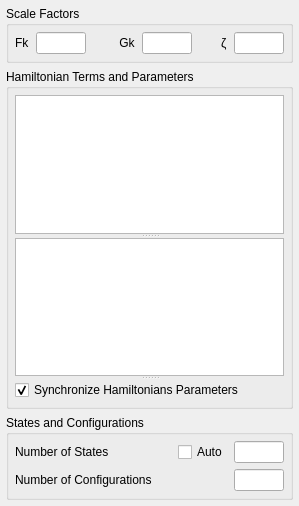
<?xml version="1.0" encoding="UTF-8"?>
<ui version="4.0">
 <class>hamiltonianPage</class>
 <widget class="QWidget" name="hamiltonianPage">
  <property name="geometry">
   <rect>
    <x>0</x>
    <y>0</y>
    <width>299</width>
    <height>506</height>
   </rect>
  </property>
  <property name="windowTitle">
   <string>Form</string>
  </property>
  <layout class="QVBoxLayout" name="verticalLayout">
   <property name="leftMargin">
    <number>6</number>
   </property>
   <property name="topMargin">
    <number>6</number>
   </property>
   <property name="rightMargin">
    <number>6</number>
   </property>
   <property name="bottomMargin">
    <number>6</number>
   </property>
   <item>
    <widget class="QGroupBox" name="scaleFactorsGroupBox">
     <property name="toolTip">
      <string>&lt;html&gt;&lt;head/&gt;&lt;body&gt;&lt;p&gt;Use the input boxes to change the scale factors for a specific type of atomic integrals; Slater radial integrals (direct and exchange), and spin-orbit coupling integrals.&lt;/p&gt;&lt;/body&gt;&lt;/html&gt;</string>
     </property>
     <property name="title">
      <string>Scale Factors</string>
     </property>
     <layout class="QVBoxLayout" name="scalingVBoxLayout">
      <property name="leftMargin">
       <number>6</number>
      </property>
      <property name="topMargin">
       <number>6</number>
      </property>
      <property name="rightMargin">
       <number>6</number>
      </property>
      <property name="bottomMargin">
       <number>6</number>
      </property>
      <item>
       <layout class="QHBoxLayout" name="scalingHBoxLayout">
        <item>
         <widget class="QLabel" name="gkLabel">
          <property name="text">
           <string>Fk</string>
          </property>
          <property name="alignment">
           <set>Qt::AlignLeading|Qt::AlignLeft|Qt::AlignVCenter</set>
          </property>
         </widget>
        </item>
        <item>
         <widget class="DoubleLineEdit" name="fkLineEdit">
          <property name="sizePolicy">
           <sizepolicy hsizetype="Fixed" vsizetype="Fixed">
            <horstretch>0</horstretch>
            <verstretch>0</verstretch>
           </sizepolicy>
          </property>
          <property name="maximumSize">
           <size>
            <width>50</width>
            <height>16777215</height>
           </size>
          </property>
          <property name="alignment">
           <set>Qt::AlignRight|Qt::AlignTrailing|Qt::AlignVCenter</set>
          </property>
         </widget>
        </item>
        <item>
         <spacer name="firstHorizontalSpacer">
          <property name="orientation">
           <enum>Qt::Horizontal</enum>
          </property>
          <property name="sizeHint" stdset="0">
           <size>
            <width>0</width>
            <height>0</height>
           </size>
          </property>
         </spacer>
        </item>
        <item>
         <widget class="QLabel" name="fkLabel">
          <property name="text">
           <string> Gk</string>
          </property>
          <property name="alignment">
           <set>Qt::AlignLeading|Qt::AlignLeft|Qt::AlignVCenter</set>
          </property>
         </widget>
        </item>
        <item>
         <widget class="DoubleLineEdit" name="gkLineEdit">
          <property name="sizePolicy">
           <sizepolicy hsizetype="Fixed" vsizetype="Fixed">
            <horstretch>0</horstretch>
            <verstretch>0</verstretch>
           </sizepolicy>
          </property>
          <property name="maximumSize">
           <size>
            <width>50</width>
            <height>16777215</height>
           </size>
          </property>
          <property name="alignment">
           <set>Qt::AlignRight|Qt::AlignTrailing|Qt::AlignVCenter</set>
          </property>
         </widget>
        </item>
        <item>
         <spacer name="secondHorizontalSpacer">
          <property name="orientation">
           <enum>Qt::Horizontal</enum>
          </property>
          <property name="sizeHint" stdset="0">
           <size>
            <width>0</width>
            <height>0</height>
           </size>
          </property>
         </spacer>
        </item>
        <item>
         <widget class="QLabel" name="zetaLabel">
          <property name="text">
           <string>ζ</string>
          </property>
          <property name="alignment">
           <set>Qt::AlignLeading|Qt::AlignLeft|Qt::AlignVCenter</set>
          </property>
         </widget>
        </item>
        <item>
         <widget class="DoubleLineEdit" name="zetaLineEdit">
          <property name="sizePolicy">
           <sizepolicy hsizetype="Fixed" vsizetype="Fixed">
            <horstretch>0</horstretch>
            <verstretch>0</verstretch>
           </sizepolicy>
          </property>
          <property name="maximumSize">
           <size>
            <width>50</width>
            <height>16777215</height>
           </size>
          </property>
          <property name="alignment">
           <set>Qt::AlignRight|Qt::AlignTrailing|Qt::AlignVCenter</set>
          </property>
         </widget>
        </item>
       </layout>
      </item>
     </layout>
    </widget>
   </item>
   <item>
    <widget class="QGroupBox" name="hamiltonianGroupBox">
     <property name="title">
      <string>Hamiltonian Terms and Parameters</string>
     </property>
     <layout class="QVBoxLayout" name="hamiltonianVBoxLayout">
      <property name="leftMargin">
       <number>6</number>
      </property>
      <property name="topMargin">
       <number>6</number>
      </property>
      <property name="rightMargin">
       <number>6</number>
      </property>
      <property name="bottomMargin">
       <number>6</number>
      </property>
      <item>
       <widget class="QSplitter" name="hamiltonianSplitter">
        <property name="orientation">
         <enum>Qt::Vertical</enum>
        </property>
        <widget class="QListView" name="termsView">
         <property name="enabled">
          <bool>true</bool>
         </property>
         <property name="toolTip">
          <string>&lt;html&gt;&lt;head/&gt;&lt;body&gt;&lt;p&gt;Use the check boxes to select the Hamiltonian terms included in the calculation. Left-click on the term's name to display its parameters in the view below. &lt;/p&gt;&lt;/body&gt;&lt;/html&gt;</string>
         </property>
         <property name="tabKeyNavigation">
          <bool>true</bool>
         </property>
         <property name="alternatingRowColors">
          <bool>true</bool>
         </property>
        </widget>
        <widget class="TreeView" name="parametersView">
         <property name="toolTip">
          <string>&lt;html&gt;&lt;head/&gt;&lt;body&gt;&lt;p&gt;Double-click to edit the value or the scale factor of a parameter.&lt;/p&gt;&lt;/body&gt;&lt;/html&gt;</string>
         </property>
         <property name="frameShape">
          <enum>QFrame::StyledPanel</enum>
         </property>
         <property name="alternatingRowColors">
          <bool>true</bool>
         </property>
         <property name="indentation">
          <number>15</number>
         </property>
        </widget>
        <widget class="QWidget" name="horizontalLayoutWidget">
         <layout class="QHBoxLayout" name="syncParametersHBoxLayout">
          <item>
           <widget class="CheckBox" name="syncParametersCheckBox">
            <property name="text">
             <string>Synchronize Hamiltonians Parameters</string>
            </property>
            <property name="checked">
             <bool>true</bool>
            </property>
           </widget>
          </item>
         </layout>
        </widget>
       </widget>
      </item>
     </layout>
    </widget>
   </item>
   <item>
    <widget class="QGroupBox" name="statesAndConfigurationsGroupBox">
     <property name="title">
      <string>States and Configurations</string>
     </property>
     <layout class="QVBoxLayout" name="verticalLayout_6">
      <property name="leftMargin">
       <number>6</number>
      </property>
      <property name="topMargin">
       <number>6</number>
      </property>
      <property name="rightMargin">
       <number>6</number>
      </property>
      <property name="bottomMargin">
       <number>6</number>
      </property>
      <item>
       <layout class="QHBoxLayout" name="nPsisHBoxLayout">
        <property name="spacing">
         <number>6</number>
        </property>
        <item>
         <widget class="QLabel" name="nStatesLabel">
          <property name="toolTip">
           <string>&lt;html&gt;&lt;head/&gt;&lt;body&gt;&lt;p&gt;Use the input box to change the number of states of the initial Hamiltonian included in the calculation. If &lt;span style=&quot; font-weight:600;&quot;&gt;Auto&lt;/span&gt; is checked, the number will be detemined based on the Boltzmann probabilities at the given temperature.&lt;/p&gt;&lt;/body&gt;&lt;/html&gt;</string>
          </property>
          <property name="text">
           <string>Number of States</string>
          </property>
         </widget>
        </item>
        <item>
         <spacer name="horizontalSpacer">
          <property name="orientation">
           <enum>Qt::Horizontal</enum>
          </property>
          <property name="sizeHint" stdset="0">
           <size>
            <width>40</width>
            <height>20</height>
           </size>
          </property>
         </spacer>
        </item>
        <item>
         <widget class="CheckBox" name="nStatesAutoCheckBox">
          <property name="sizePolicy">
           <sizepolicy hsizetype="Minimum" vsizetype="Fixed">
            <horstretch>0</horstretch>
            <verstretch>0</verstretch>
           </sizepolicy>
          </property>
          <property name="text">
           <string>Auto</string>
          </property>
         </widget>
        </item>
        <item>
         <widget class="IntLineEdit" name="nStatesLineEdit">
          <property name="enabled">
           <bool>true</bool>
          </property>
          <property name="sizePolicy">
           <sizepolicy hsizetype="Fixed" vsizetype="Fixed">
            <horstretch>0</horstretch>
            <verstretch>0</verstretch>
           </sizepolicy>
          </property>
          <property name="maximumSize">
           <size>
            <width>50</width>
            <height>16777215</height>
           </size>
          </property>
          <property name="alignment">
           <set>Qt::AlignRight|Qt::AlignTrailing|Qt::AlignVCenter</set>
          </property>
         </widget>
        </item>
       </layout>
      </item>
      <item>
       <layout class="QHBoxLayout" name="nConfigurationsHBoxLayout">
        <item>
         <widget class="QLabel" name="nConfigurationsLabel">
          <property name="toolTip">
           <string>&lt;html&gt;&lt;head/&gt;&lt;body&gt;&lt;p&gt;Use the input box to change the number of configurations to include in configuration interaction (CI) calculations. The option is only available for calculations where ligands are included.&lt;/p&gt;&lt;/body&gt;&lt;/html&gt;</string>
          </property>
          <property name="text">
           <string>Number of Configurations</string>
          </property>
         </widget>
        </item>
        <item>
         <widget class="IntLineEdit" name="nConfigurationsLineEdit">
          <property name="sizePolicy">
           <sizepolicy hsizetype="Fixed" vsizetype="Fixed">
            <horstretch>0</horstretch>
            <verstretch>0</verstretch>
           </sizepolicy>
          </property>
          <property name="maximumSize">
           <size>
            <width>50</width>
            <height>16777215</height>
           </size>
          </property>
          <property name="alignment">
           <set>Qt::AlignRight|Qt::AlignTrailing|Qt::AlignVCenter</set>
          </property>
         </widget>
        </item>
       </layout>
      </item>
     </layout>
    </widget>
   </item>
  </layout>
 </widget>
 <customwidgets>
  <customwidget>
   <class>DoubleLineEdit</class>
   <extends>QLineEdit</extends>
   <header>crispy.widgets</header>
  </customwidget>
  <customwidget>
   <class>IntLineEdit</class>
   <extends>QLineEdit</extends>
   <header>crispy.widgets</header>
  </customwidget>
  <customwidget>
   <class>TreeView</class>
   <extends>QTreeView</extends>
   <header>crispy.views</header>
  </customwidget>
  <customwidget>
   <class>CheckBox</class>
   <extends>QCheckBox</extends>
   <header>crispy.widgets</header>
  </customwidget>
 </customwidgets>
 <resources/>
 <connections/>
</ui>
